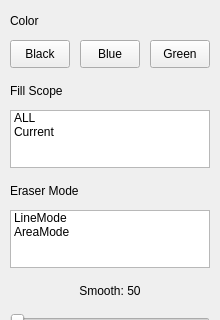
<?xml version="1.0" encoding="UTF-8"?>
<ui version="4.0">
 <class>ToolOptPanel</class>
 <widget class="QWidget" name="ToolOptPanel">
  <property name="geometry">
   <rect>
    <x>0</x>
    <y>0</y>
    <width>220</width>
    <height>320</height>
   </rect>
  </property>
  <widget class="QLabel" name="colorLabel">
   <property name="geometry">
    <rect>
     <x>10</x>
     <y>10</y>
     <width>200</width>
     <height>22</height>
    </rect>
   </property>
   <property name="text">
    <string>Color</string>
   </property>
  </widget>
  <widget class="QPushButton" name="blackButton">
   <property name="geometry">
    <rect>
     <x>10</x>
     <y>40</y>
     <width>60</width>
     <height>28</height>
    </rect>
   </property>
   <property name="text">
    <string>Black</string>
   </property>
  </widget>
  <widget class="QPushButton" name="blueButton">
   <property name="geometry">
    <rect>
     <x>80</x>
     <y>40</y>
     <width>60</width>
     <height>28</height>
    </rect>
   </property>
   <property name="text">
    <string>Blue</string>
   </property>
  </widget>
  <widget class="QPushButton" name="greenButton">
   <property name="geometry">
    <rect>
     <x>150</x>
     <y>40</y>
     <width>60</width>
     <height>28</height>
    </rect>
   </property>
   <property name="text">
    <string>Green</string>
   </property>
  </widget>
  <widget class="QLabel" name="fillScopeLabel">
   <property name="geometry">
    <rect>
     <x>10</x>
     <y>80</y>
     <width>200</width>
     <height>22</height>
    </rect>
   </property>
   <property name="text">
    <string>Fill Scope</string>
   </property>
  </widget>
  <widget class="QListWidget" name="fillScopeList">
   <property name="geometry">
    <rect>
     <x>10</x>
     <y>110</y>
     <width>200</width>
     <height>58</height>
    </rect>
   </property>
   <item>
    <property name="text">
     <string>ALL</string>
    </property>
   </item>
   <item>
    <property name="text">
     <string>Current</string>
    </property>
   </item>
  </widget>
  <widget class="QLabel" name="eraserModeLabel">
   <property name="geometry">
    <rect>
     <x>10</x>
     <y>180</y>
     <width>200</width>
     <height>22</height>
    </rect>
   </property>
   <property name="text">
    <string>Eraser Mode</string>
   </property>
  </widget>
  <widget class="QListWidget" name="eraserModeList">
   <property name="geometry">
    <rect>
     <x>10</x>
     <y>210</y>
     <width>200</width>
     <height>58</height>
    </rect>
   </property>
   <item>
    <property name="text">
     <string>LineMode</string>
    </property>
   </item>
   <item>
    <property name="text">
     <string>AreaMode</string>
    </property>
   </item>
  </widget>
  <widget class="QLabel" name="smoothLabel">
   <property name="geometry">
    <rect>
     <x>10</x>
     <y>280</y>
     <width>200</width>
     <height>22</height>
    </rect>
   </property>
   <property name="alignment">
    <set>Qt::AlignmentFlag::AlignCenter</set>
   </property>
   <property name="text">
    <string>Smooth: 50</string>
   </property>
  </widget>
  <widget class="QSlider" name="smoothSlider">
   <property name="geometry">
    <rect>
     <x>10</x>
     <y>310</y>
     <width>200</width>
     <height>22</height>
    </rect>
   </property>
   <property name="orientation">
    <enum>Qt::Orientation::Horizontal</enum>
   </property>
  </widget>
  <widget class="QLabel" name="widthLabel">
   <property name="geometry">
    <rect>
     <x>10</x>
     <y>340</y>
     <width>200</width>
     <height>22</height>
    </rect>
   </property>
   <property name="alignment">
    <set>Qt::AlignmentFlag::AlignCenter</set>
   </property>
   <property name="text">
    <string>wide: 5</string>
   </property>
  </widget>
  <widget class="QSlider" name="widthSlider">
   <property name="geometry">
    <rect>
     <x>10</x>
     <y>370</y>
     <width>200</width>
     <height>22</height>
    </rect>
   </property>
   <property name="orientation">
    <enum>Qt::Orientation::Horizontal</enum>
   </property>
  </widget>
 </widget>
 <resources/>
 <connections/>
</ui>
